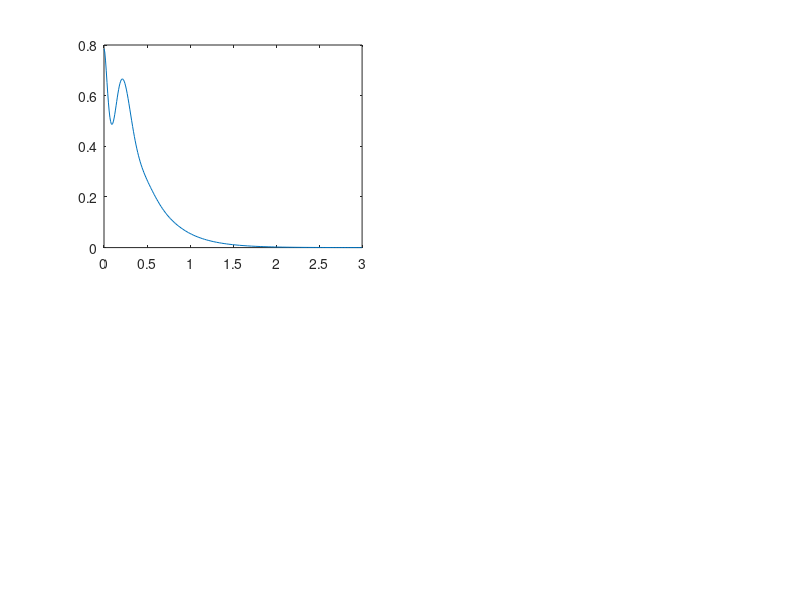

Write MATLAB code to recreate this figure. (Note: this script raises an error after producing the figure.)
function main

clc; clearvars;

global Ks Jh m g h Km Kg Jl Rm

Ks = 1.61;
Jh = 0.0021;
m = 0.403;
g = -9.81;
h = 0.06;
Km = 0.00767;
Kg = 70;
Jl = 0.0059;
Rm = 2.6;

global k0 k1 k2 k3

A = [0 1 0 0;
     0 0 1 0;
     0 0 0 1;
     0 0 0 0];
 
B = [0; 0; 0; 1];

Q = diag([1e6 1e5 1e-3 1e-3]);

R = 1e-3;

K = lqr(A, B, Q, R);

k0 = K(1);
k1 = K(2);
k2 = K(3);
k3 = K(4);

[t, y] = ode45(@fcn, [0 3], [pi/4 -pi/6 0 0]);

figure('color','white');
for i = 1 : 4
    subplot(2, 2, i);
    plot(t, y(:,i));
    title('x_' + string(i));
    grid on;
end

end


function y = hh(x)

y = x(1) + x(2);

end

function u = uu(x)

v = hh(x);

global Ks Jh m g h Km Kg Jl Rm

global k0 k1 k2 k3

u = (-Jh * Jl * Rm * (v * Jl * k0 + Jl * (x(3) + x(4)) * k1 + ...
    (-Ks * x(2) + g * h * m * sin(x(1) + x(2))) * k2 + ...
    (-Ks * x(4) + g * h * m * (x(3) + x(4)) * cos(x(1) + x(2))) * k3) + ...
    (Ks * (-((Jh + Jl) * Ks * Rm * x(2)) + Jl * Kg^2 * Km^2 * x(3)) + g * h * Jh * m * Rm * (Ks * x(2) * cos(x(1) + x(2)) + (Ks + Jl * (x(3) + x(4))^2 - g * h * m * cos(x(1) + x(2))) * sin(x(1) + x(2))))) ...
    / (Jl * Kg * Km * Ks);

end

function dx = fcn(t, y)

u = uu(y);

global Ks Jh m g h Km Kg Jl Rm

f = [y(3);
     y(4);
     Ks / Jh * y(2) - (Km^2 * Kg^2) / (Rm * Jh) * y(3);
     -(Ks / Jh + Ks / Jl) * y(2) + m * g * h / Jl * sin(y(1) + y(2)) + (Km^2 * Kg^2) / (Rm * Jh) * y(3)];
 
ge = [0;
     0;
     (Km * Kg) / (Rm * Jh);
     -(Km * Kg) / (Rm * Jh)];

dx = f + ge * u;

end